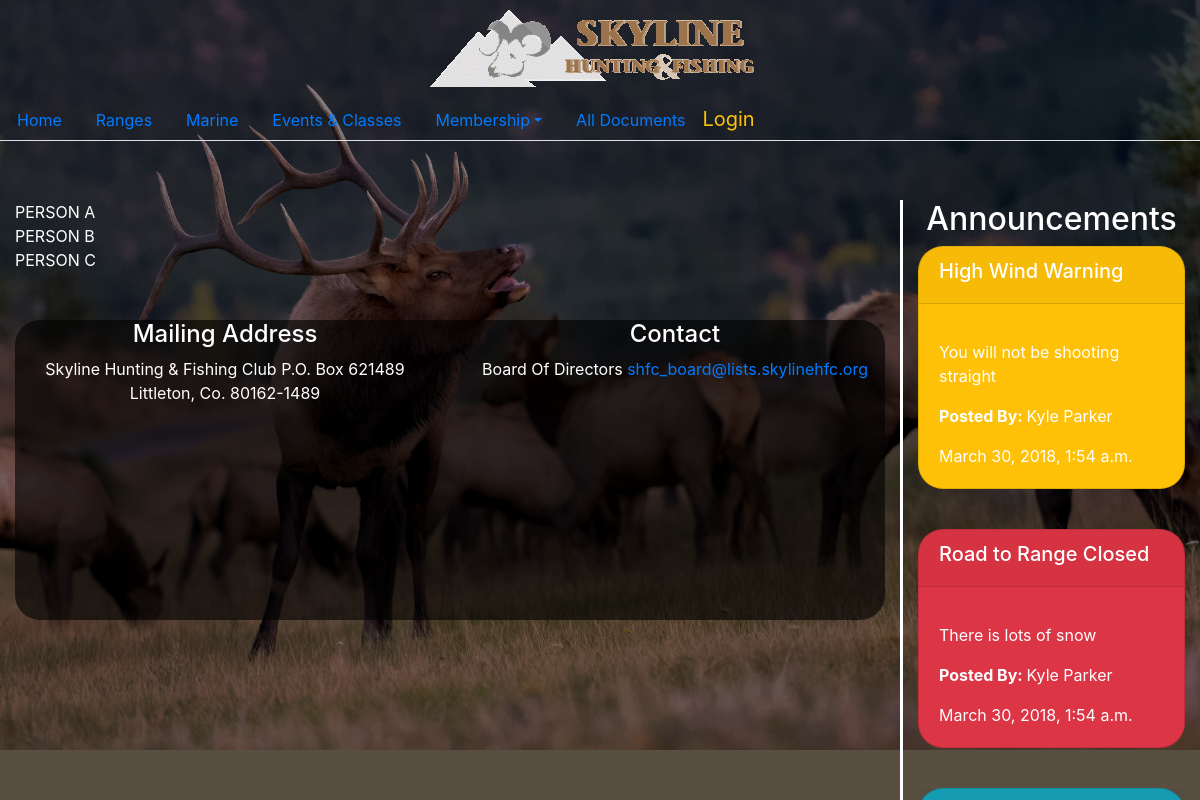
Page /about/ on the earlier database version.
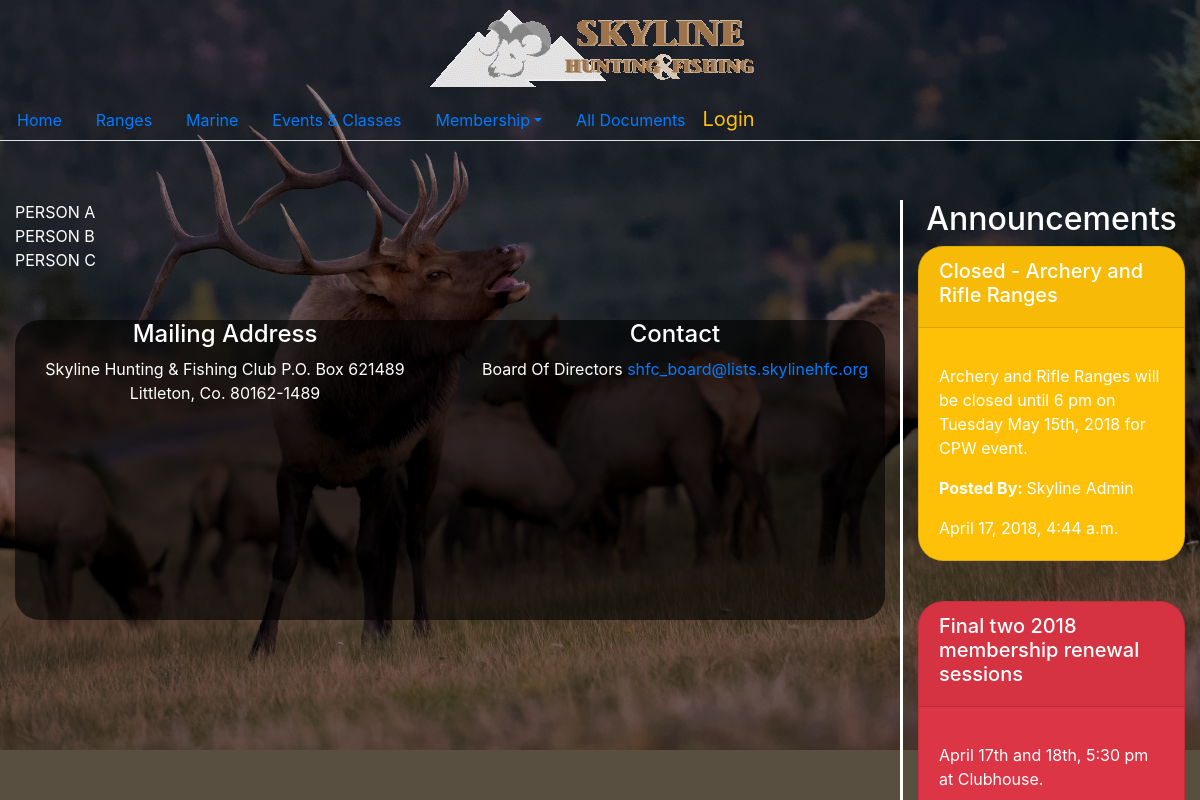
Same page on the later database version.
### home/models.py (models this page shows)
class NewAnnouncement(models.Model):
  ANNOUNCEMENT_TYPES = (
        ('danger', 'Critical'),
        ('info', 'Information'),
        ('warning', 'Warning'),
    )
  announcement_title = models.CharField(max_length=60, blank=False)
  announcement_type = models.CharField(max_length=7, choices=ANNOUNCEMENT_TYPES, blank=False)
  announcement_description = models.TextField(blank=False)
  announcement_date = models.DateTimeField(auto_now=True, blank=False)
  announcement_user = models.ForeignKey(User, on_delete=models.CASCADE, blank=False)
  class Meta:
        permissions=(
             ("edit_announcements","Can edit announcements"),
        )

### home/views.py (the view)
# urls.py: url(r'^about/$', views.about, name='about'),
def about(request):
  announcements = NewAnnouncement.objects.all().order_by('-announcement_date')[:20]
  question = {}
  return render(request, 'about.html', {'announcements': announcements})

### templates/about.html (shortened to what this page needs)
{% extends 'base.html' %}
{% block content %}
<div style="100vh">PERSON A</div>
<div style="100vh">PERSON B</div>
<div style="100vh">PERSON C</div>
{% endblock %}

### templates/base.html (shortened to what this page needs)
{% load static %}
<!DOCTYPE html>
<html class="h-100">
<head>
<link rel="stylesheet" type="text/css" href="{% static 'css/bootstrap.css' %}" />
<link rel="stylesheet" type="text/css" href="{% static 'css/bootstrap-grid.css' %}" />
<link rel="stylesheet" type="text/css" href="{% static 'css/bootstrap.min.css' %}" />
<link rel="stylesheet" type="text/css" href="{% static 'css/custom/custom.css' %}" />
<link rel="stylesheet" type="text/css" href="{% static 'css/custom/site.css' %}" />
<link rel="stylesheet" type="text/css" href="{% static 'fullcalendar-3.4.0/fullcalendar.min.css' %}"rel='stylesheet'/>
<link rel="stylesheet" type="text/css" href="{% static 'fullcalendar-3.4.0/fullcalendar.print.min.css'%}" rel='stylesheet' media='print' />
</head>
<body class="h-100" background="{% static 'images/bull_elk.jpg' %}">
    <div class="h-25" style="background-color: rgba(0, 0, 0, 0.5);
	color:white;">
    	<div class="col-12 text-center">
    		<a class="navbar-brand" href="{% url 'shfc:home'%}">
	  			<img src="{% static 'images/shfclogo.png' %}">
			</a>
    	</div>
		<ul class="nav nav-tabs">
			<li class="nav-item">
		  		<a class="nav-link" href="{% url 'shfc:home'%}">Home</a>
			</li>
	  		<li class="nav-item">
	  			<a class="nav-link" href="{% url 'shfc:range' %}">Ranges</a>
		  	</li>
	  		<li class="nav-item">
	  			<a class="nav-link" href="{% url 'shfc:marine'%}">Marine</a>
		  	</li>
	  		<li class="nav-item">
	  			<a class="nav-link" href="{% url 'shfc:events'%}">Events & Classes</a>
		  	</li>
		  	<li class="nav-item dropdown">
	  			<a class="nav-link dropdown-toggle" data-toggle="dropdown" aria-haspopup="true" aria-expanded="false" href="{% url 'shfc:membership'%}" roll="button">Membership</a>
		  	</li>
	  		<li class="nav-item">
	  			<a class="nav-link" href="{% url 'shfc:documents'%}">All Documents</a>
		  	</li>
		    {% if user.is_authenticated %}
	  		<li class="nav-item">
		  		<a class="navbar-brand text-warning" href="{% url 'logout' %}">Logout</a>
	  		</li>
	  		<li class="nav-item disabled">
	  			<h4>
	  				{{ user.username }}
	  			</h4>
	  		</li>
	  		{% else %}
	  		<li class="nav-item">
	  			<a  class="navbar-brand text-warning" href="{% url 'login' %}">
	  				Login
	  			</a>
	  		</li>
	  		{% endif %}
		</ul>
	</div>
  <main class="h-75">
    <div class="col-12 h-100">
    	<div class="row h-100">
    		<div class="col-9 containerClass h-100">
      		{% block content %}{% endblock %}
      		<br>
      		<br>
      		<footer class="h-50 customDivs" style="color:white">
	      		<div class="row">
	      			<div class="col-6 text-center">
	      				<h4>Mailing Address</h4>
	      				Skyline Hunting & Fishing Club
						P.O. Box 621489
						Littleton, Co. 80162-1489
	      			</div>
	      			<div class="col-6 text-center">
	      				<h4>Contact</h4>
	      				<address>
	      					Board Of Directors
	      					<a href="mailto:shfc_board@lists.skylinehfc.org">shfc_board@lists.skylinehfc.org</a>
	      				</address>
	      			</div>
	      		</div>
	      	</footer>
    		</div>
    		<div class="col-3 text-center containerClass h-100" style="border-left:solid">
    			<h2>Announcements</h2>
    			{% for announcement in announcements %}
    			<div class="card text-white bg-{{announcement.announcement_type}} mb-3 customDivs text-left">
  					<div class="card-header">
  						<h5>{{announcement.announcement_title}}</h5>
  					</div>
  					<div class="card-body">
   						<p class="card-text">{{announcement.announcement_description | linebreaks}}</p>
   						<p class="card-text"><b>Posted By: </b> {{announcement.announcement_user.first_name}} {{announcement.announcement_user.last_name}}</p>
    					<p class="card-text">{{announcement.announcement_date}}</p>
  					</div>
				</div>
    			<br>
    			{% endfor %}
    		</div>
    	</div>
    </div>
  </main>
</body>
</html>

Differences in the rows shown:
removed NewAnnouncement: announcement_title "High Wind Warning", announcement_description "You will not be shooting straight", announcement_user.first_name "Kyle", announcement_user.last_name "Parker", announcement_date "March 30, 2018, 1:54 a.m.", announcement_type "warning" (drawn)
removed NewAnnouncement: announcement_title "Road to Range Closed", announcement_description "There is lots of snow", announcement_user.first_name "Kyle", announcement_user.last_name "Parker", announcement_date "March 30, 2018, 1:54 a.m.", announcement_type "danger" (drawn)
added NewAnnouncement: announcement_title "Closed - Archery and Rifle Ranges", announcement_description "Archery and Rifle Ranges will be closed until 6 pm on Tuesday May 15th, 2018 for CPW event.", announcement_user.first_name "Skyline", announcement_user.last_name "Admin", announcement_date "April 17, 2018, 4:44 a.m.", announcement_type "warning" (drawn)
added NewAnnouncement: announcement_title "Final two 2018 membership renewal sessions", announcement_description "April 17th and 18th, 5:30 pm at Clubhouse.", announcement_type "danger" (drawn)
